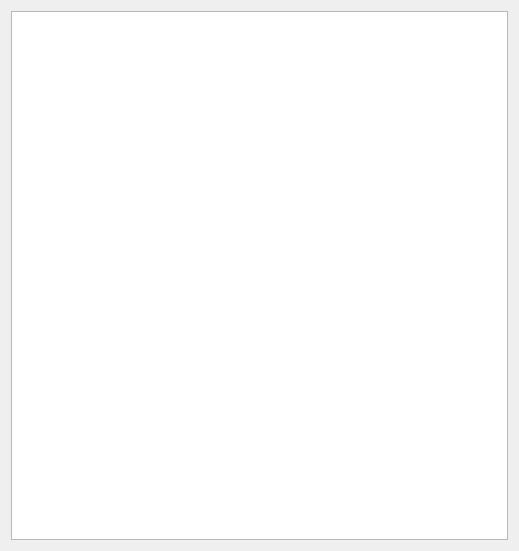
<?xml version="1.0" encoding="UTF-8"?>
<ui version="4.0">
 <class>fPercorso</class>
 <widget class="QDialog" name="fPercorso">
  <property name="geometry">
   <rect>
    <x>0</x>
    <y>0</y>
    <width>519</width>
    <height>551</height>
   </rect>
  </property>
  <property name="windowTitle">
   <string>Paths</string>
  </property>
  <property name="windowIcon">
   <iconset>
    <normaloff>images/molecule.png</normaloff>images/molecule.png</iconset>
  </property>
  <layout class="QGridLayout" name="gridLayout">
   <item row="0" column="0">
    <widget class="QListWidget" name="eLista">
     <property name="autoFillBackground">
      <bool>false</bool>
     </property>
    </widget>
   </item>
  </layout>
 </widget>
 <resources/>
 <connections/>
</ui>
